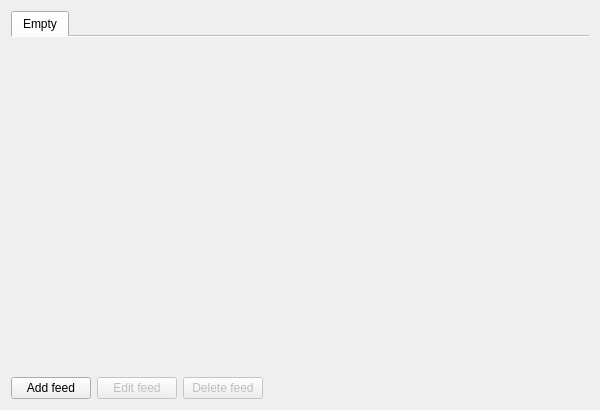
<?xml version="1.0" encoding="UTF-8"?>
<ui version="4.0">
 <class>RSSManager</class>
 <widget class="QWidget" name="RSSManager">
  <property name="geometry">
   <rect>
    <x>0</x>
    <y>0</y>
    <width>600</width>
    <height>410</height>
   </rect>
  </property>
  <property name="windowTitle">
   <string>RSS Reader</string>
  </property>
  <layout class="QVBoxLayout" name="verticalLayout_2">
   <property name="spacing">
    <number>6</number>
   </property>
   <item>
    <widget class="QTabWidget" name="tabWidget">
     <property name="focusPolicy">
      <enum>Qt::NoFocus</enum>
     </property>
     <property name="usesScrollButtons">
      <bool>false</bool>
     </property>
     <property name="documentMode">
      <bool>true</bool>
     </property>
     <widget class="QWidget" name="emptyTab">
      <attribute name="title">
       <string>Empty</string>
      </attribute>
      <layout class="QHBoxLayout" name="horizontalLayout_2">
       <property name="leftMargin">
        <number>0</number>
       </property>
       <property name="topMargin">
        <number>0</number>
       </property>
       <property name="rightMargin">
        <number>0</number>
       </property>
      </layout>
     </widget>
    </widget>
   </item>
   <item>
    <layout class="QHBoxLayout" name="horizontalLayout">
     <item>
      <widget class="QPushButton" name="add">
       <property name="text">
        <string>Add feed</string>
       </property>
      </widget>
     </item>
     <item>
      <widget class="QPushButton" name="edit">
       <property name="enabled">
        <bool>false</bool>
       </property>
       <property name="text">
        <string>Edit feed</string>
       </property>
      </widget>
     </item>
     <item>
      <widget class="QPushButton" name="deletebutton">
       <property name="enabled">
        <bool>false</bool>
       </property>
       <property name="text">
        <string>Delete feed</string>
       </property>
      </widget>
     </item>
     <item>
      <spacer name="horizontalSpacer">
       <property name="orientation">
        <enum>Qt::Horizontal</enum>
       </property>
       <property name="sizeHint" stdset="0">
        <size>
         <width>40</width>
         <height>20</height>
        </size>
       </property>
      </spacer>
     </item>
    </layout>
   </item>
  </layout>
 </widget>
 <resources/>
 <connections/>
</ui>
